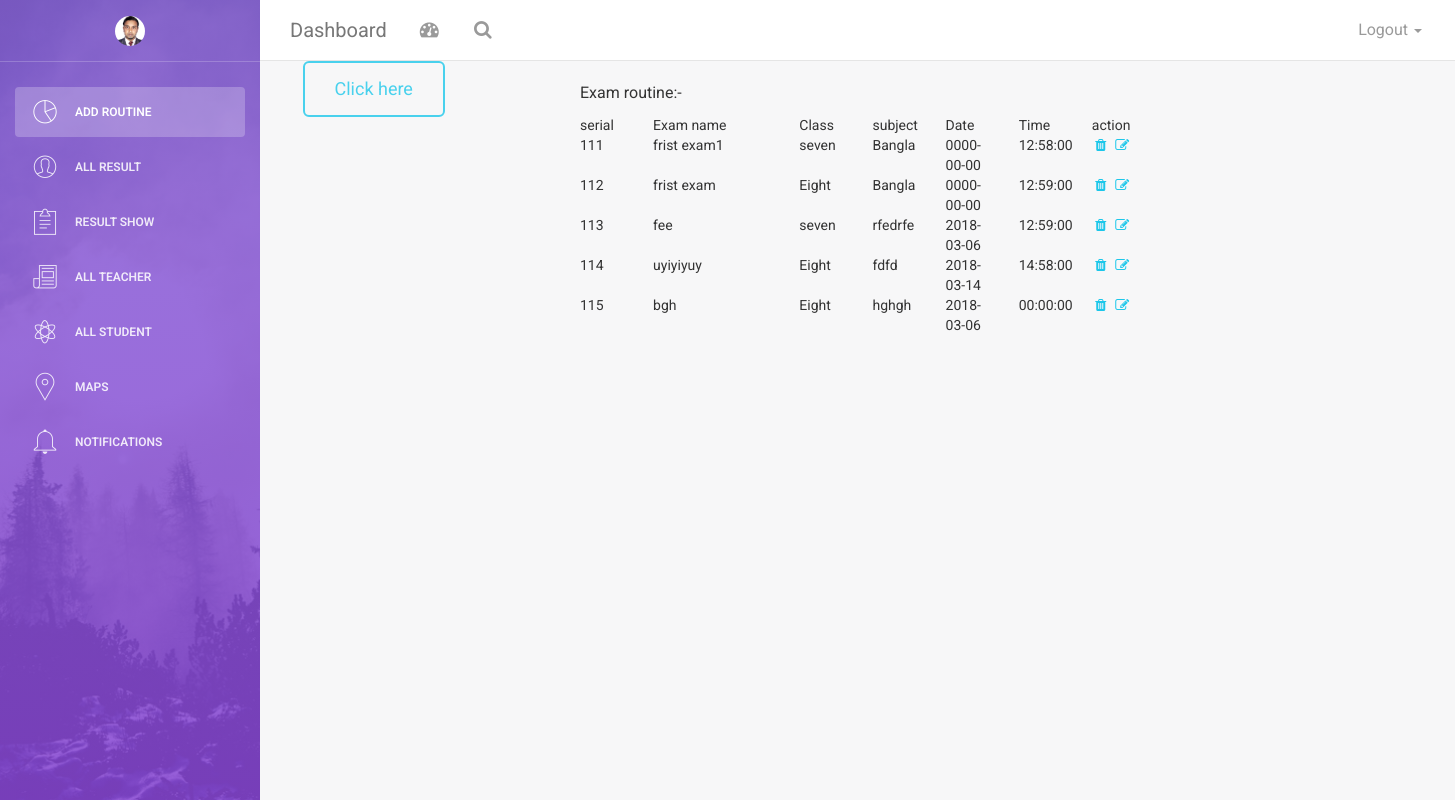
Page /Admin/upgrade.php on the committed database.
### tables this page shows
CREATE TABLE `jahangir` (
  `id` int(11) NOT NULL,
  `name` text NOT NULL,
  `email` char(22) DEFAULT NULL,
  `phone` varchar(12) NOT NULL,
  `round` date NOT NULL,
  `subject` time NOT NULL
);

### Admin/upgrade.php (the view, shortened to what this page needs)
<!doctype html>
<html lang="en">
<head>
    <link href="assets/css/bootstrap.min.css" rel="stylesheet" />
    <link href="assets/css/style.css" rel="stylesheet" />
    <link href="assets/css/animate.min.css" rel="stylesheet"/>
    <link href="assets/css/light-bootstrap-dashboard.css?v=1.4.0" rel="stylesheet"/>
    <link href="assets/css/demo.css" rel="stylesheet" />
    <link href="http://maxcdn.bootstrapcdn.com/font-awesome/4.2.0/css/font-awesome.min.css" rel="stylesheet">
    <link href="assets/css/pe-icon-7-stroke.css" rel="stylesheet" />
     <link href="file/css/font-awesome.css" rel="stylesheet">
</head>
<body>
<div class="wrapper">
    <div class="sidebar" data-color="purple" data-image="assets/img/sidebar-5.jpg">
    	<div class="sidebar-wrapper">
            <div class="logo">
                <a href="http://www.creative-tim.com" class="simple-text">
                   <img src="uploads/jahangir alam.jpg" style="width:30px;height:30px;border-radius:20px;"/>
                </a>
            </div>
            <ul class="nav">
                <li class="active">
                    <a href="dashboard.php">
                        <i class="pe-7s-graph"></i>
                        <p> Add Routine</p>
                    </a>
                </li>
                <li>
                    <a href="total.php">
                        <i class="pe-7s-user"></i>
                        <p>All result</p>
                    </a>
                </li>
                <li>
                    <a href="admark.php">
                        <i class="pe-7s-note2"></i>
                        <p>Result show</p>
                    </a>
                </li>
                <li>
                    <a href="teacher.php">
                        <i class="pe-7s-news-paper"></i>
                        <p>All Teacher</p>
                    </a>
                </li>
                <li>
                    <a href="student.php">
                        <i class="pe-7s-science"></i>
                        <p> All Student</p>
                    </a>
                </li>
                <li>
                    <a href="maps.php">
                        <i class="pe-7s-map-marker"></i>
                        <p>Maps</p>
                    </a>
                </li>
                <li>
                    <a href="notifications.php">
                        <i class="pe-7s-bell"></i>
                        <p>Notifications</p>
                    </a>
                </li>
            </ul>
    	</div>
    </div>
    <div class="main-panel">
        <nav class="navbar navbar-default navbar-fixed">
            <div class="container-fluid">
                <div class="navbar-header">
                    <a class="navbar-brand" href="#">Dashboard</a>
                </div>
                <div class="collapse navbar-collapse">
                    <ul class="nav navbar-nav navbar-left">
                        <li>
                            <a href="#" class="dropdown-toggle" data-toggle="dropdown">
                                <i class="fa fa-dashboard"></i>
                            </a>
                        </li>
                        <li>
                           <a href="">
                                <i class="fa fa-search"></i>
                            </a>
                        </li>
                    </ul>
                    <ul class="nav navbar-nav navbar-right">
                        <li class="dropdown">
                              <a href="#" class="dropdown-toggle" data-toggle="dropdown">
                                    <p>
										Logout
										<b class="caret"></b>
									</p>
                              </a>
                        </li>
                    </ul>
                </div>
            </div>
        </nav>
 <div class="container">
  <div class="row">
  <div class="col-md-3">
 <?php
$mysqli = new mysqli('localhost','root','','school');
 ?>
<div class="container">
  <button type="button" class="btn btn-info btn-lg" data-toggle="modal" data-target="#myModal">Click here</button>
</div>
 </div><br/>
 <div class="col-md-9">
 <p>Exam routine:-</p>
 <?php
echo"
<div class='row'>
<div class='col-md-1'>serial</div>
<div class='col-md-2'>Exam name</div>
<div class='col-md-1'>Class </div>
<div class='col-md-1'>subject</div>
<div class='col-md-1'>Date</div>
<div class='col-md-1'>Time</div>
<div class='col-md-1'>action</div>
</div>";
	$query="SELECT * FROM jahangir ";
	$result1=$mysqli->query($query);
	while(list($id,$name,$email,$phone,$round,$subject)=$result1->fetch_row()){
		echo"<div class='row'>
<div class='col-md-1'>$id</div>
<div class='col-md-2'>$name</div>
<div class='col-md-1'>$email</div>
<div class='col-md-1'>$phone</div>
<div class='col-md-1'>$round</div>
<div class='col-md-1'>$subject</div>
<div class='col-md-2'><a href='delete.php?id=$id'><i class='fa fa-trash' aria-hidden='true'></i></a>
<a href='edit.php?id=$id&name=$name & email=$email&phone=$phone &round=$round &subject=$subject'><i class='fa fa-pencil-square-o' aria-hidden='true'></i></a></div>
	</div>";
	}
?>
 </div>
 </div>
 </div>
    </div>
</div>
</body>
</html>

### Admin/assets/css/style.css (style rules this page uses)
img { max-width:100%; }

### rows in the picture
jahangir: id "111", name "frist exam1", email "seven", phone "Bangla", round "0000-00-00", subject "12:58:00"
jahangir: id "112", name "frist exam", email "Eight", phone "Bangla", round "0000-00-00", subject "12:59:00"
jahangir: id "113", name "fee", email "seven", phone "rfedrfe", round "2018-03-06", subject "12:59:00"
jahangir: id "114", name "uyiyiyuy", email "Eight", phone "fdfd", round "2018-03-14", subject "14:58:00"
jahangir: id "115", name "bgh", email "Eight", phone "hghgh", round "2018-03-06", subject "00:00:00"
